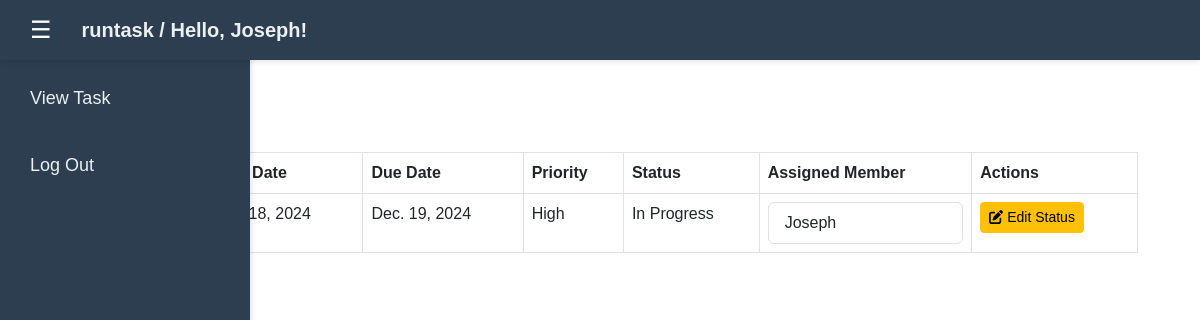
Page /dashboard/ (signed in) on the committed database.
### authentication/models.py (models this page shows, shortened)
class Task(models.Model):
    title = models.CharField(max_length=255)  # Task title
    start_date = models.DateField()  # Start date of the task
    due_date = models.DateField()  # Due date of the task
    priority = models.CharField(max_length=50, choices=[('Low', 'Low'), ('Medium', 'Medium'), ('High', 'High')])  # Priority of the task
    status = models.CharField(max_length=50, choices=[('Not Started', 'Not Started'), ('In Progress', 'In Progress'), ('Completed', 'Completed')])  # Status of the task
    assign_users = models.ManyToManyField(User, related_name='tasks')  # Users assigned to the task

### authentication/views.py (the view)
# urls.py: path('dashboard/', views.dashboard, name='dashboard'),  # For member dashboard
@login_required
def dashboard(request):
    tasks = Task.objects.filter(assign_users=request.user)
    return render(request, 'authentication/dashboard.html', {'tasks': tasks})

### templates/authentication/dashboard.html (shortened to what this page needs)
<!DOCTYPE html>
<html lang="en">
{% load static %}
<head>
    <link href="https://cdnjs.cloudflare.com/ajax/libs/bootstrap/5.3.0/css/bootstrap.min.css" rel="stylesheet">
    <link rel="stylesheet" href="/static/dashboard-styles.css">
</head>
<body >
    <nav id="navbar" style="width: 100%; height: 60px; background-color: #2c3e50; display: flex; align-items: center; padding: 0 20px; box-shadow: 0px 2px 5px rgba(0, 0, 0, 0.1); position: fixed; top: 0; left: 0; z-index: 1000;">
        <button id="toggleSidebarBtn" style="padding: 10px; background-color: transparent; color: white; border: none; cursor: pointer; font-size: 24px; display: flex; align-items: center; justify-content: center;">
            ☰
        </button>
        <div style="margin-left: 20px; color: #ecf0f1; font-size: 20px; font-weight: bold;">
            runtask / Hello, {{ request.user.username }}!
        </div>
    </nav>
    <nav id="sidebar" class="sidebar" style="width: 250px; height: 100vh; background-color: #2c3e50; display: flex; flex-direction: column; padding: 20px; box-shadow: 2px 0px 5px rgba(0, 0, 0, 0.1); position: fixed; left: 0; top: 0; transition: transform 0.3s;">
        <div class="sidebar-brand" style="margin-bottom: 30px;">
            <a href="/">
            </a>
        </div>
        <ul class="sidebar-links" style="list-style: none; padding: 0;">
            <li style="margin-bottom: 20px;">
                <a href="/dashboard" style="color: #ecf0f1; text-decoration: none; font-size: 18px; display: block; padding: 10px; border-radius: 5px; transition: background-color 0.3s;">
                    View Task
                </a>
            </li>
            <li style="margin-bottom: 20px;">
                <a href="/" style="color: #ecf0f1; text-decoration: none; font-size: 18px; display: block; padding: 10px; border-radius: 5px; transition: background-color 0.3s;">
                    Log Out
                </a>
            </li>
        </ul>
    </nav>
    <div id="mainContent" style="transition: margin-left 0.3s;">
    <div class="dashboard container" style="margin-top: 100px; padding: 20px;">
        <div class="container">
            <table class="table table-bordered">
                <thead>
                    <tr>
                        <th>Task Title</th>
                        <th>Start Date</th>
                        <th>Due Date</th>
                        <th>Priority</th>
                        <th>Status</th>
                        <th>Assigned Member</th>
                        <th>Actions</th>
                    </tr>
                </thead>
                <tbody>
                    {% for task in tasks %}
                    <tr>
                        <td>{{ task.title }}</td>
                        <td>{{ task.start_date }}</td>
                        <td>{{ task.due_date }}</td>
                        <td>{{ task.priority }}</td>
                        <td>{{ task.status }}</td>
                        <td>
                            {% if task.assign_users.exists %}
                                <ul class="list-group">
                                    {% for user in task.assign_users.all %}
                                    <li class="list-group-item">{{ user.username }}</li>
                                    {% endfor %}
                                </ul>
                            {% else %}
                                No assigned members
                            {% endif %}
                        </td>
                        <td>
                            <button class="btn btn-warning btn-sm edit-status-btn"
                            data-bs-toggle="modal"
                            data-bs-target="#editTaskStatusModal"
                            data-task-title="{{ task.title }}"
                            data-task-status="{{ task.status }}">
                        <i class="fas fa-edit"></i> Edit Status
                    </button>
                        </td>
                    </tr>
                    {% empty %}
                    <tr>
                        <td colspan="7">No tasks available.</td>
                    </tr>
                    {% endfor %}
                </tbody>
            </table>
        </div>
    </div>
    </div>
</body>
</html>

### static/dashboard-styles.css (style rules this page uses)
body { font-family: Arial, sans-serif; margin: 0; padding: 0; }
.dashboard { padding: 20px; }

### rows in the picture
Task: start_date "Dec. 18, 2024", due_date "Dec. 19, 2024", priority "High", status "In Progress"

### other values in the picture
{{ request.user.username }} "Joseph"
{{ user.username }} "Joseph"
